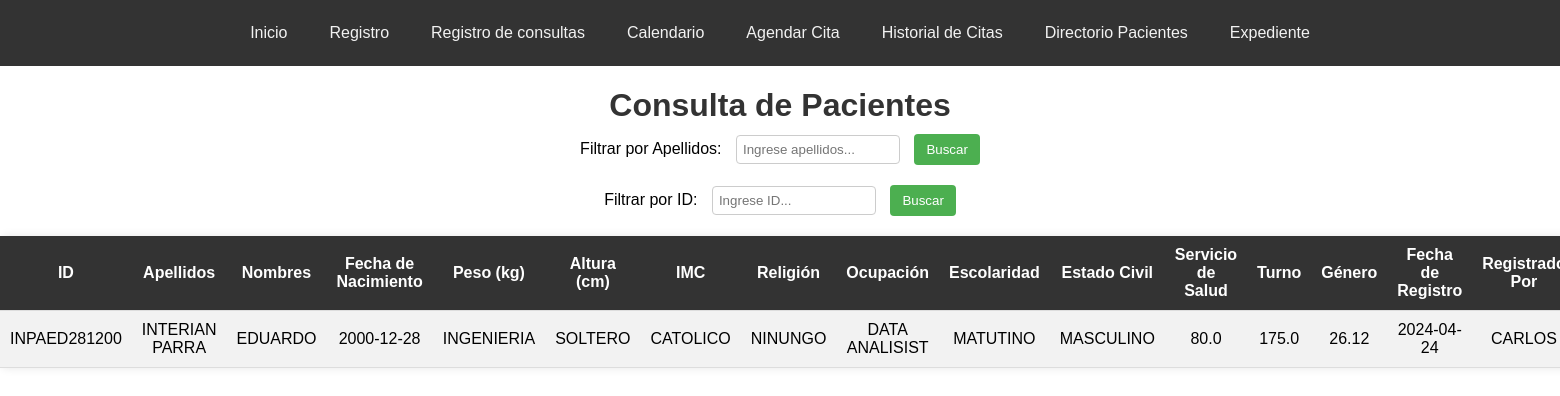
The app's page /consultar (signed in) with its own data.
### tables this page shows
CREATE TABLE pacientes (
                    id TEXT PRIMARY KEY,
                    primer_apellido TEXT NOT NULL,
                    segundo_apellido TEXT NOT NULL,
                    nombres TEXT NOT NULL,
                    fecha_nacimiento TEXT NOT NULL,
                    celular TEXT NOT NULL,
                    religion TEXT,
                    ocupacion TEXT,
                    escolaridad TEXT,
                    estado_civil TEXT,
                    servicio_salud TEXT,
                    turno TEXT NOT NULL,
                    genero TEXT NOT NULL,
                    peso REAL NOT NULL,
                    altura REAL NOT NULL,
                    imc REAL NOT NULL,
                    fecha_registro TEXT NOT NULL,
                    registrado_por TEXT NOT NULL
                );

### app.py (the view, shortened to what this page needs)
@app.route('/consultar', methods=['GET', 'POST'])
@login_required
def consulta_paciente():
    conexion_consulta = sqlite3.connect('nutricion_consulta.db')
    cursor_consulta = conexion_consulta.cursor()
    cursor_consulta.execute("SELECT * FROM pacientes")
    pacientes = cursor_consulta.fetchall()
    cursor_consulta.close()
    conexion_consulta.close()
    return render_template('consultar.html', pacientes=pacientes)

### app.py (called while the page is built)
def login_required(f):
    @wraps(f)
    def decorated_function(*args, **kwargs):
        if 'username' not in session:
            return redirect(url_for('login'))
        return f(*args, **kwargs)
    return decorated_function

### templates/consultar.html (shortened to what this page needs)
<!DOCTYPE html>
<html lang="en">
<head>
</head>
<body>
    <div class="navbar">
        <a href="/">Inicio</a>
        <a href="/registro">Registro</a>
        <a href="/consultar">Registro de consultas</a>
        <a href="/options">Calendario</a>
        <a href="/agendar_cita">Agendar Cita</a>
        <a href="/historial_citas">Historial de Citas</a>
        <a href="/directorio_pacientes">Directorio Pacientes</a>
        <a href="/crear_expediente">Expediente</a>
    </div>
    <h1>Consulta de Pacientes</h1>
    <form action="{{ url_for('consulta_paciente') }}" method="post" class="filter-form">
        <label for="filtro_apellidos">Filtrar por Apellidos:</label>
        <input type="text" id="filtro_apellidos" name="filter_text" placeholder="Ingrese apellidos...">
        <input type="submit" value="Buscar">
    </form>
    <form action="{{ url_for('consulta_paciente') }}" method="post" class="filter-form">
        <label for="filtro_id">Filtrar por ID:</label>
        <input type="text" id="filtro_id" name="filter_text" placeholder="Ingrese ID...">
        <input type="submit" value="Buscar">
    </form>
    <table>
        <tr>
            <th>ID</th>
            <th>Apellidos</th>
            <th>Nombres</th>
            <th>Fecha de Nacimiento</th>
            <th>Peso (kg)</th>
            <th>Altura (cm)</th>
            <th>IMC</th>
            <th>Religión</th>
            <th>Ocupación</th>
            <th>Escolaridad</th>
            <th>Estado Civil</th>
            <th>Servicio de Salud</th>
            <th>Turno</th>
            <th>Género</th>
            <th>Fecha de Registro</th>
            <th>Registrado Por</th>
        </tr>
        {% for paciente in pacientes %}
        <tr>
            <td>{{ paciente[0] }}</td>
            <td>{{ paciente[1] }} {{ paciente[2] }}</td>
            <td>{{ paciente[3] }}</td>
            <td>{{ paciente[4] }}</td>
            <td>{{ paciente[8] }}</td>
            <td>{{ paciente[9] }}</td>
            <td>{{ paciente[6] }}</td>
            <td>{{ paciente[10] }} </td>
            <td>{{ paciente[7] }}</td>
            <td>{{ paciente[11] }}</td>
            <td>{{ paciente[12] }}</td>
            <td>{{ paciente[13] }}</td>
            <td>{{ paciente[14] }}</td>
            <td>{{ '%.2f' %  paciente[15] }}</td>
            <td>{{ paciente[16] }}</td>
            <td>{{ paciente[17] }}</td>
        </tr>
        {% endfor %}
    </table>
</body>
</html>

### templates/consultar.html (style rules this page uses)
body { font-family: Arial, sans-serif; margin: 0; padding: 0; background-image: url('https://img.freepik.com/vector-gratis/fondo-frutas-verduras_23-2148485148.jpg?w=740&t=st=1713248651~exp=1713249251~hmac=30e168e9f2d449c4894d64a9e7ff69ce1449d8aca24ba3c0d846298490ca6041'); background-size: cover; background-position: center; background-repeat: no-repeat; }
.navbar { overflow: hidden; background-color: #333; display: flex; justify-content: center; padding: 10px 0; }
.navbar a { color: #f2f2f2; text-align: center; padding: 14px 16px; text-decoration: none; transition: background-color 0.3s ease; border-radius: 5px; margin: 0 5px; }
h1 { margin-bottom: 10px; text-align: center; color: #333; }
.filter-form { margin-bottom: 20px; text-align: center; }
.filter-form label { margin-right: 10px; }
table { width: 100%; border-collapse: collapse; margin-bottom: 20px; background-color: #fff; border-radius: 8px; box-shadow: 0 0 10px rgba(0, 0, 0, 0.1); }
th, td { padding: 10px; text-align: center; border-bottom: 1px solid #ddd; transition: background-color 0.3s; }
th { background-color: #333; color: #ffffff; }
tr:nth-child(even) { background-color: #f2f2f2; }
tr:nth-child(odd) { background-color: #e6e6e6; }
input[type="text"], input[type="number"] { width: 150px; padding: 6px; margin-right: 10px; border-radius: 4px; border: 1px solid #ccc; }
input[type="submit"] { background-color: #4CAF50; color: white; border: none; padding: 8px 12px; border-radius: 4px; cursor: pointer; }

### records on screen
pacientes: id "INPAED281200", primer_apellido "INTERIAN", segundo_apellido "PARRA", nombres "EDUARDO", fecha_nacimiento "2000-12-28", escolaridad "INGENIERIA", estado_civil "SOLTERO", religion "CATOLICO", servicio_salud "NINUNGO", ocupacion "DATA ANALISIST", turno "MATUTINO", genero "MASCULINO", peso "80.0", altura "175.0", imc "26.12", fecha_registro "2024-04-24", registrado_por "CARLOS"
